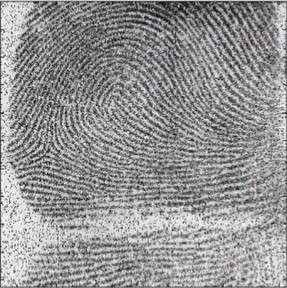
#> input picture l_Thresholding/FingerPrint.jpg, 287 x 288 px
$ python cOtsuThresholding.py
#> lines starting #> are read from the running program, lines starting #| are printed output that depends on the picture; after the words box and inside, x2 and y2 are one past the last pixel; in counts of white or black regions, pixels touching at a corner belong together
import cv2

image=cv2.imread("FingerPrint.jpg",0)
#> image: shape (288, 287); min 0, max 255, mean 147.6

#simple thresholding
ret, simpleThresholding = cv2.threshold(image,127,255,cv2.THRESH_BINARY)
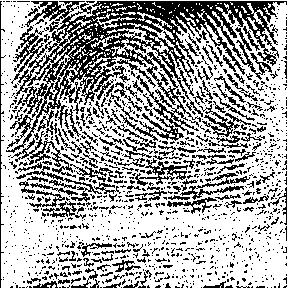
#> simpleThresholding: shape (288, 287); 65.7% white; black in thin lines or dots

#otsu thresholding
ret, otsuThresholding = cv2.threshold(image,0,255,cv2.THRESH_BINARY+cv2.THRESH_OTSU)
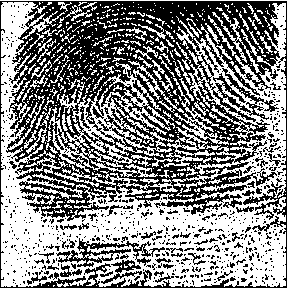
#> otsuThresholding: shape (288, 287); 52.7% white; 733 black regions (683 under 20 px), largest, box (x1, y1, x2, y2) and area: (0, 1, 287, 288) 33548, (56, 238, 165, 267) 912, (101, 260, 142, 284) 295
#> ret = 145

cv2.imshow("original",image)
cv2.imshow("simple threshold",simpleThresholding)
cv2.imshow("otsu",otsuThresholding)


cv2.waitKey(0)
cv2.destroyAllWindows()

$ run again, with l_Thresholding/Rainbow.jpg copied over l_Thresholding/FingerPrint.jpg
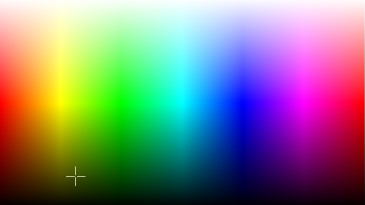
#> input picture l_Thresholding/Rainbow.jpg, 365 x 205 px
#> `image=cv2.imread("FingerPrint.jpg",0)`:
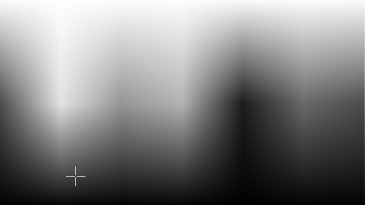
#> image: shape (205, 365); min 1, max 254, mean 128.3
#> `ret, simpleThresholding = cv2.threshold(image,127,255,cv2.THRESH_BINARY)`:
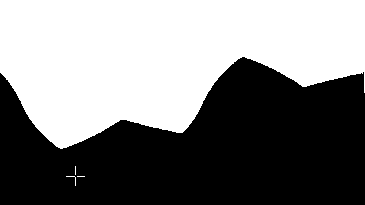
#> simpleThresholding: shape (205, 365); 50.3% white; 1 black region, box (x1, y1, x2, y2) and area: (0, 57, 365, 205) 37153
#> ret = 127
